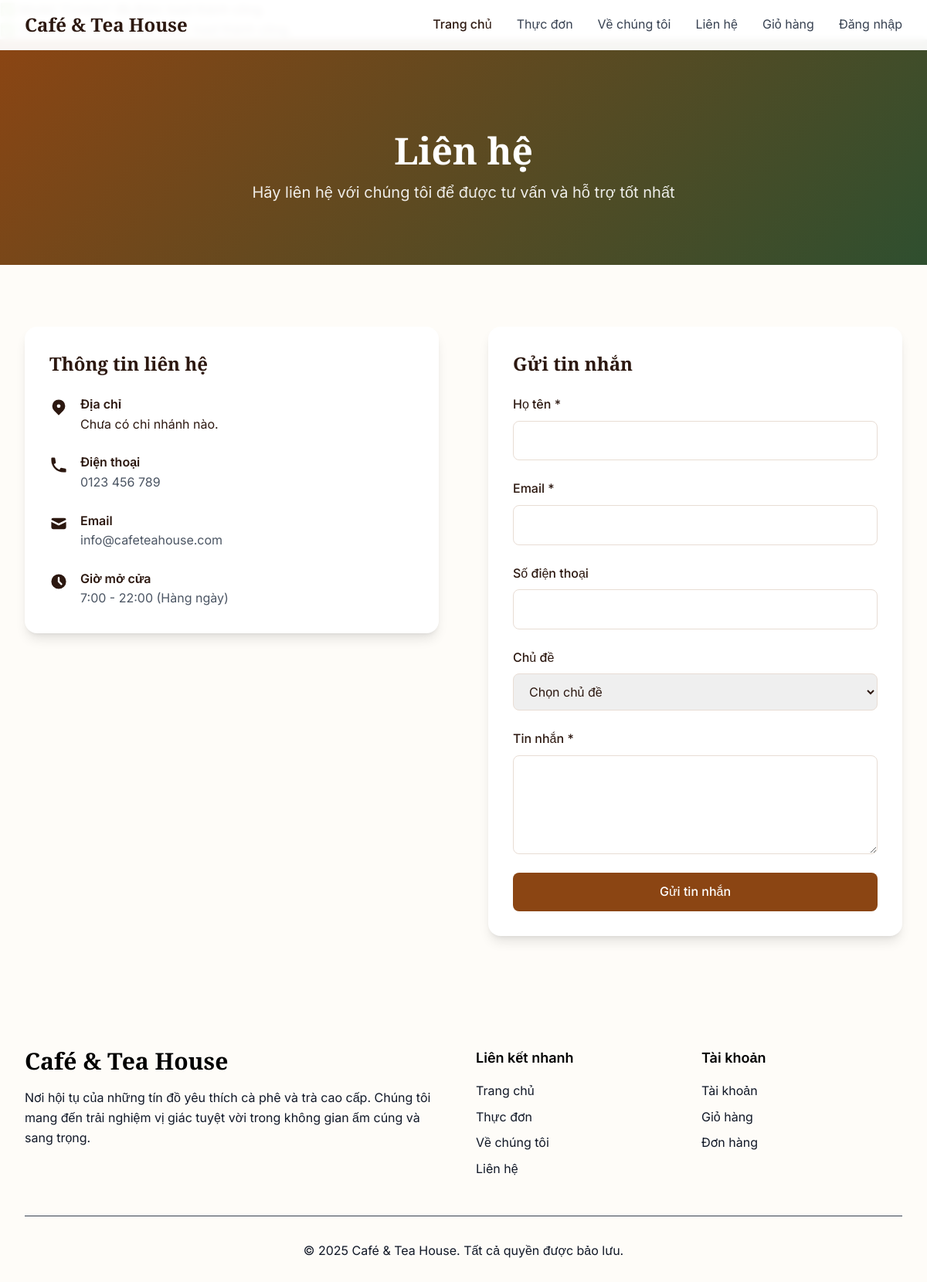
/contact, run on an earlier commit of the app's database.
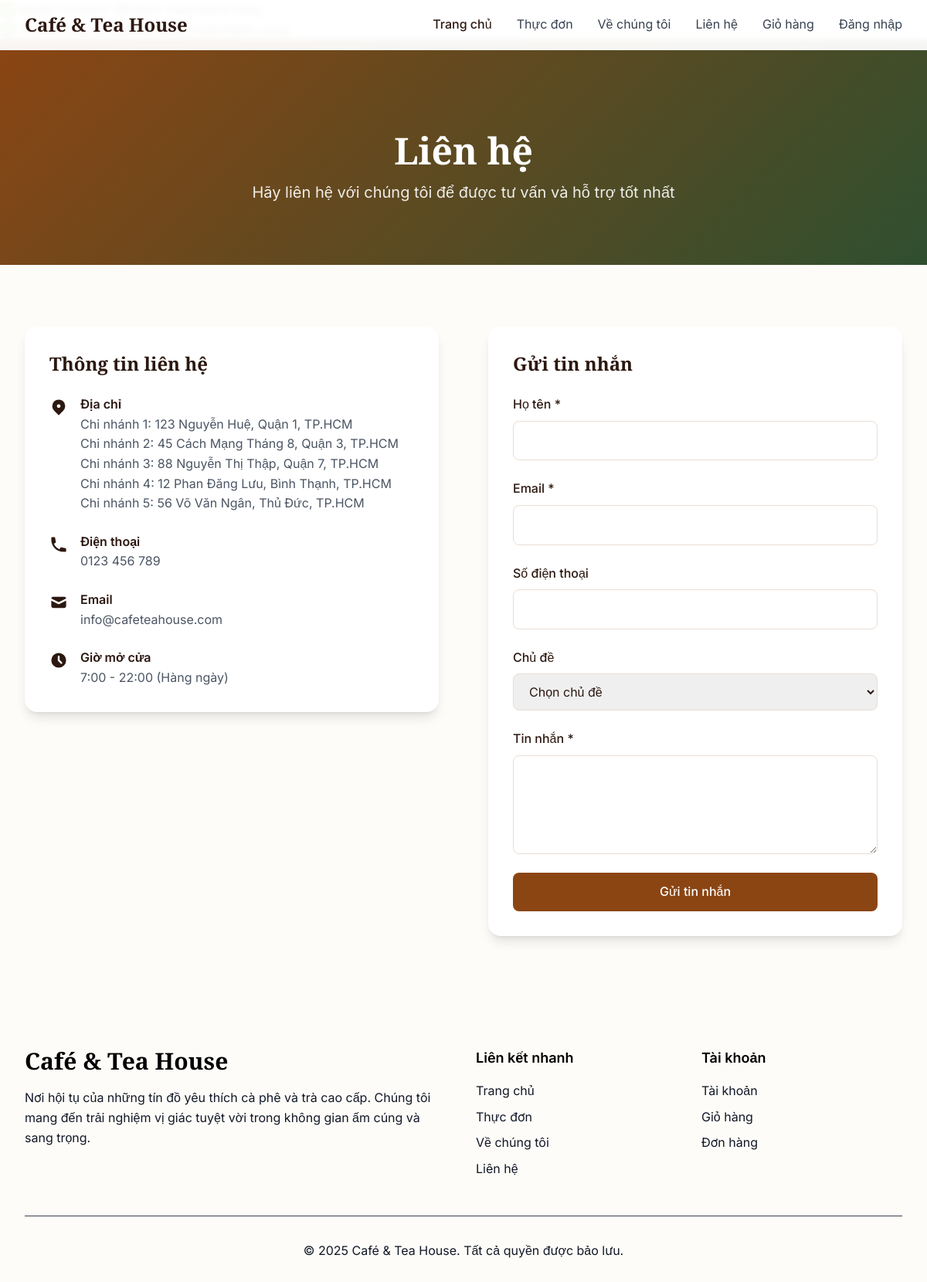
And on a later commit of the database.
### tables this page shows
CREATE TABLE `Branches` (
  `ID` int(10) NOT NULL,
  `Name` varchar(100) DEFAULT NULL,
  `Address` varchar(1000) DEFAULT NULL,
  `Phone` varchar(11) DEFAULT NULL,
  `Status` varchar(10) DEFAULT NULL
);

### app/controllers/ContactController.php (called while the page is built)
<?php
class ContactController extends Controller {
    public function index() {
        $branchModel = $this->model('Contact');
        $branch = $branchModel->getAllBranch();
        $data = [
            'title' => 'Liên hệ',
            'branch' => $branch
        ];
        $this->view('contact/index', $data);
    }
}

### app/core/Router.php (called while the page is built, shortened)
<?php
class Router {
    protected $controller = 'HomeController';
    protected $action = 'index';
    protected $params = [];
    public function __construct() {
        $url = $this->getUrl();
        if (isset($url[0]) && file_exists("./app/controllers/" . ucfirst($url[0]) . "Controller.php")) {
            $this->controller = ucfirst($url[0]) . "Controller";
            unset($url[0]);
        }
        $this->controller = new $this->controller;
        $this->params = $url ? array_values($url) : [];
    }
    public function run() {
        call_user_func_array([$this->controller, $this->action], $this->params);
    }
    private function getUrl() {
        if (isset($_GET['url'])) {
            return explode('/', filter_var(trim($_GET['url'], '/'), FILTER_SANITIZE_URL));
        }
    }
}
?>

### index.php (called while the page is built, shortened)
<?php
require_once "./app/core/Router.php";
require_once "./app/core/Controller.php";
require_once "./app/core/Model.php";
$router = new Router();
$router->run();
?>

### app/core/Model.php (called while the page is built, shortened)
<?php
class Model {
    public function __construct() {
        $this->db = new mysqli(DB_HOST, DB_USER, DB_PASS, DB_NAME);
    }
}
?>

### app/models/Contact.php (called while the page is built)
<?php
class Contact extends Model {
    public function getAllBranch() {
        $query = "SELECT * FROM Branches WHERE Status = 'active';";
        $result = $this->db->query($query);
        $data = [];
        while ($row = $result->fetch_assoc()) {
            $data[] = $row;
        }
        return $data;
    }
}

### app/views/contact/index.php (the view, shortened to what this page needs)
<?php include 'app/views/layout/header.php'; ?>
    <section class="page-header">
        <div class="max-w-7xl mx-auto px-4 sm:px-6 lg:px-8">
            <h1 class="font-display text-5xl font-bold mb-4">Liên hệ</h1>
            <p class="text-xl opacity-90 max-w-2xl mx-auto">
                Hãy liên hệ với chúng tôi để được tư vấn và hỗ trợ tốt nhất
            </p>
        </div>
    </section>
    <section class="content-section bg-muted">
        <div class="max-w-7xl mx-auto px-4 sm:px-6 lg:px-8">
            <div class="grid grid-cols-1 lg:grid-cols-2 gap-16">
                <div class="fade-in">
                    <div class="bg-white rounded-2xl p-8 shadow-lg">
                        <h3 class="font-display text-2xl font-semibold mb-6">Thông tin liên hệ</h3>
                        <div class="space-y-6">
                            <div class="flex items-start space-x-4">
                                <div class="w-6 h-6 text-primary mt-1">
                                    <svg fill="currentColor" viewBox="0 0 20 20">
                                        <path fill-rule="evenodd" d="M5.05 4.05a7 7 0 119.9 9.9L10 18.9l-4.95-4.95a7 7 0 010-9.9zM10 11a2 2 0 100-4 2 2 0 000 4z" clip-rule="evenodd" />
                                    </svg>
                                </div>
                                <div>
                                    <h4 class="font-semibold text-foreground">Địa chỉ</h4>
<?php $count = 1;?>
<?php if (!empty($data['branch'])): ?>
    <?php foreach ($data['branch'] as $branch): ?>
                                    <p class="text-gray-600">Chi nhánh <?php echo $count;?>: <?= htmlspecialchars($branch['Address']) ?></p>
        <?php $count++; ?>
    <?php endforeach; ?>
<?php else: ?>
                                    <p>Chưa có chi nhánh nào.</p>
<?php endif; ?>
                                </div>
                            </div>
                            <div class="flex items-start space-x-4">
                                <div class="w-6 h-6 text-primary mt-1">
                                    <svg fill="currentColor" viewBox="0 0 20 20">
                                        <path d="M2 3a1 1 0 011-1h2.153a1 1 0 01.986.836l.74 4.435a1 1 0 01-.54 1.06l-1.548.773a11.037 11.037 0 006.105 6.105l.774-1.548a1 1 0 011.059-.54l4.435.74a1 1 0 01.836.986V17a1 1 0 01-1 1h-2C7.82 18 2 12.18 2 5V3z" />
                                    </svg>
                                </div>
                                <div>
                                    <h4 class="font-semibold text-foreground">Điện thoại</h4>
                                    <p class="text-gray-600">0123 456 789</p>
                                </div>
                            </div>
                            <div class="flex items-start space-x-4">
                                <div class="w-6 h-6 text-primary mt-1">
                                    <svg fill="currentColor" viewBox="0 0 20 20">
                                        <path d="M2.003 5.884L10 9.882l7.997-3.998A2 2 0 0016 4H4a2 2 0 00-1.997 1.884z" />
                                        <path d="M18 8.118l-8 4-8-4V14a2 2 0 002 2h12a2 2 0 002-2V8.118z" />
                                    </svg>
                                </div>
                                <div>
                                    <h4 class="font-semibold text-foreground">Email</h4>
                                    <p class="text-gray-600">info@cafeteahouse.com</p>
                                </div>
                            </div>
                            <div class="flex items-start space-x-4">
                                <div class="w-6 h-6 text-primary mt-1">
                                    <svg fill="currentColor" viewBox="0 0 20 20">
                                        <path fill-rule="evenodd" d="M10 18a8 8 0 100-16 8 8 0 000 16zm1-12a1 1 0 10-2 0v4a1 1 0 00.293.707l2.828 2.829a1 1 0 101.415-1.415L11 9.586V6z" clip-rule="evenodd" />
                                    </svg>
                                </div>
                                <div>
                                    <h4 class="font-semibold text-foreground">Giờ mở cửa</h4>
                                    <p class="text-gray-600">7:00 - 22:00 (Hàng ngày)</p>
                                </div>
                            </div>
                        </div>
                    </div>
                </div>
                <div class="fade-in">
                    <form id="contact-form" class="bg-white rounded-2xl p-8 shadow-lg">
                        <h3 class="font-display text-2xl font-semibold mb-6">Gửi tin nhắn</h3>
                        <div class="space-y-6">
                            <div class="form-group">
                                <label class="form-label">Họ tên *</label>
                                <input type="text" name="name" class="form-input" required>
                            </div>
                            <div class="form-group">
                                <label class="form-label">Email *</label>
                                <input type="email" name="email" class="form-input" required>
                            </div>
                            <div class="form-group">
                                <label class="form-label">Số điện thoại</label>
                                <input type="tel" name="phone" class="form-input">
                            </div>
                            <div class="form-group">
                                <label class="form-label">Chủ đề</label>
                                <select name="subject" class="form-input">
                                    <option value="">Chọn chủ đề</option>
                                </select>
                            </div>
                            <div class="form-group">
                                <label class="form-label">Tin nhắn *</label>
                                <textarea name="message" rows="4" class="form-input form-textarea" required></textarea>
                            </div>
                            <button type="submit" class="btn-primary w-full">Gửi tin nhắn</button>
                        </div>
                    </form>
                </div>
            </div>
        </div>
    </section>
<?php include 'app/views/layout/footer.php'; ?>

### app/core/Controller.php (shortened to what this page needs)
<?php
class Controller {
    public function model($model) {
        $modelPath = "./app/models/" . $model . ".php";
        if (file_exists($modelPath)) {
            if (class_exists($model)) {
                echo "✅ Model '{$model}' đã được load thành công.<br>";
                return new $model();
            } else {
                die("❌ Class '{$model}' KHÔNG tồn tại trong file {$modelPath}.<br>");
            }
        } else {
            die("❌ Không tìm thấy file model tại: {$modelPath}.<br>");
        }
    }
    public function view($view, $data = []) {
        $viewPath = "./app/views/" . $view . ".php";
        if (file_exists($viewPath)) {
            extract($data);
            echo "✅ View '{$view}' đã được load thành công.<br>";
            require_once $viewPath;
        } else {
            die("❌ Không tìm thấy file view tại: {$viewPath}.<br>");
        }
    }
}
?>

### app/views/layout/header.php (shortened to what this page needs)
<?php
    $userID = $_SESSION['user']['ID'];
    $userName = $_SESSION['user']['Name'];
?>
<!DOCTYPE html>
<html lang="vi">
<head>
    <script src="https://cdn.tailwindcss.com"></script>
    <link rel="stylesheet" href="<?= BASE_URL ?>public/css/styles.css">
</head>
<body>
<header class="fixed top-0 w-full bg-white/95 backdrop-blur-sm z-50 border-b border-gray-100">
        <nav class="max-w-7xl mx-auto px-4 sm:px-6 lg:px-8">
            <div class="flex justify-between items-center h-16">
                <div class="flex items-center">
                    <div class="font-display text-2xl font-bold text-primary">
                        Café & Tea House
                    </div>
                </div>
                <div class="hidden md:block">
                    <div class="ml-10 flex items-baseline space-x-8">
                        <a href="index" class="text-primary font-medium">Trang chủ</a>
                        <a href="menu" class="text-gray-700 hover:text-primary transition-colors">Thực đơn</a>
                        <a href="about" class="text-gray-700 hover:text-primary transition-colors">Về chúng tôi</a>
                        <a href="contact" class="text-gray-700 hover:text-primary transition-colors">Liên hệ</a>
                        <a href="cart" class="text-gray-700 hover:text-primary transition-colors">Giỏ hàng</a>
                    <?php if ($userID !=0): ?>
                        <div class="relative group">
                            <button class="text-yellow-950 hover:text-primary transition-colors font-medium">
                                <?= htmlspecialchars($userName) ?> ▼
                            </button>
                            <div class="absolute right-0 mt-2 w-48 bg-white border border-gray-200 rounded-lg shadow-lg opacity-0 invisible group-hover:opacity-100 group-hover:visible transition-all duration-200">
                                <a href="profile" class="block px-4 py-2 text-gray-700 hover:bg-gray-100 rounded-t-lg">Hồ sơ của tôi</a>
                                <a href="logout" class="block px-4 py-2 text-gray-700 hover:bg-gray-100 rounded-b-lg">Đăng xuất</a>
                            </div>
                        </div>
                    <?php else: ?>
                        <a href="login" class="text-gray-700 hover:text-primary transition-colors">Đăng nhập</a>
                    <?php endif; ?>
                    </div>
                </div>
            </div>
        </nav>
    </header>

### app/views/layout/footer.php (shortened to what this page needs)
<footer class="bg-foreground text-black py-16">
        <div class="max-w-7xl mx-auto px-4 sm:px-6 lg:px-8">
            <div class="grid grid-cols-1 md:grid-cols-4 gap-8">
                <div class="col-span-1 md:col-span-2">
                    <div class="font-display text-3xl font-bold mb-4">Café & Tea House</div>
                    <p class="text-gray-900 mb-6 leading-relaxed">
                        Nơi hội tụ của những tín đồ yêu thích cà phê và trà cao cấp.
                        Chúng tôi mang đến trải nghiệm vị giác tuyệt vời trong không gian ấm cúng và sang trọng.
                    </p>
                </div>
                <div>
                    <h3 class="font-semibold text-lg mb-4">Liên kết nhanh</h3>
                    <ul class="space-y-2">
                        <li><a href="index.html" class="text-gray-900 hover:text-black transition-colors">Trang chủ</a></li>
                        <li><a href="menu.html" class="text-gray-900 hover:text-black transition-colors">Thực đơn</a></li>
                        <li><a href="about.html" class="text-gray-900 hover:text-black transition-colors">Về chúng tôi</a></li>
                        <li><a href="contact.html" class="text-gray-900 hover:text-black transition-colors">Liên hệ</a></li>
                    </ul>
                </div>
                <div>
                    <h3 class="font-semibold text-lg mb-4">Tài khoản</h3>
                    <ul class="space-y-2">
                        <li><a href="profile.html" class="text-gray-900 hover:text-black transition-colors">Tài khoản</a></li>
                        <li><a href="cart.html" class="text-gray-900 hover:text-black transition-colors">Giỏ hàng</a></li>
                        <li><a href="order.html" class="text-gray-900 hover:text-black transition-colors">Đơn hàng</a></li>
                    </ul>
                </div>
            </div>
            <div class="border-t border-gray-700 mt-12 pt-8 text-center">
                <p class="text-gray-900">
                    © 2025 Café & Tea House. Tất cả quyền được bảo lưu.
                </p>
            </div>
        </div>
    </footer>
</body>
</html>

### public/css/styles.css (style rules this page uses)
:root { --primary: #8b4513; --primary-light: #d2b48c; --secondary: #2f4f2f; --accent: #f5e6d3; --background: #fefcf8; --foreground: #2c1810; --muted: #f8f4f0; --border: #e8ddd4; }
* { margin: 0; padding: 0; box-sizing: border-box; }
body { font-family: "Inter", sans-serif; background-color: var(--background); color: var(--foreground); line-height: 1.6; }
.font-display { font-family: "Playfair Display", serif; }
.fade-in { opacity: 0; transform: translateY(30px); transition: all 0.6s ease; }
.fade-in.visible { opacity: 1; transform: translateY(0); }
.btn-primary { background-color: var(--primary); color: white; padding: 12px 32px; border-radius: 8px; font-weight: 500; transition: all 0.3s ease; border: none; cursor: pointer; text-decoration: none; display: inline-block; }
.page-header { background: linear-gradient(135deg, var(--primary) 0%, var(--secondary) 100%); color: white; padding: 120px 0 80px; text-align: center; }
.content-section { padding: 80px 0; }
.form-group { margin-bottom: 24px; }
.form-label { display: block; margin-bottom: 8px; font-weight: 500; color: var(--foreground); }
.form-input { width: 100%; padding: 12px 16px; border: 1px solid var(--border); border-radius: 8px; font-size: 16px; transition: border-color 0.2s ease; }
.form-textarea { resize: vertical; min-height: 120px; }

What changed in the data, as far as the page shows it:
added branches: Address "123 Nguyễn Huệ, Quận 1, TP.HCM"
added branches: Address "45 Cách Mạng Tháng 8, Quận 3, TP.HCM"
added branches: Address "88 Nguyễn Thị Thập, Quận 7, TP.HCM"
added branches: Address "12 Phan Đăng Lưu, Bình Thạnh, TP.HCM"
added branches: Address "56 Võ Văn Ngân, Thủ Đức, TP.HCM"
Also different on the page:
text no longer shown: "Chưa có chi nhánh nào."
